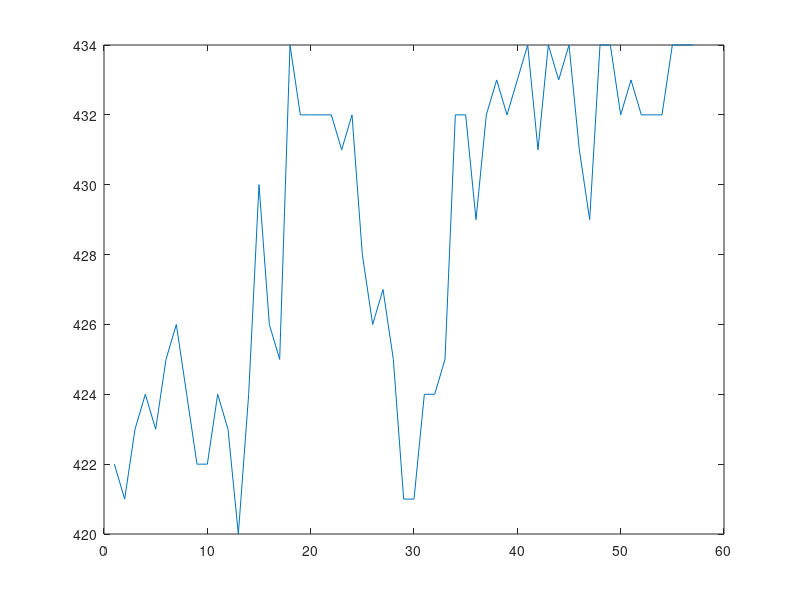

This figure's MATLAB source:
vector=[422, 421, 417, 418, 412, 414, 416, 414, 417, 417, 417, 423, 424, 419, 423, 425, 426, 424, 422, 422, 424, 423, 420, 416, 417, 415, 413, 415, 417, 414, 416, 424, 430, 426, 425, 434, 435, 432, 432, 432, 432, 431, 432, 428, 426, 427, 425, 421, 419, 418, 411, 415, 415, 412, 416, 418, 421, 424, 424, 425, 432, 432, 429, 432, 433, 432, 433, 434, 431, 434, 433, 434, 436, 431, 429, 434, 436, 436, 438, 437, 436, 435, 439, 440, 434, 432, 433, 436, 432, 432, 432, 434, 434, 435, 438, 437, 434, 439, 440, 438, 443];

meanValue = mean(vector);
% Compute the absolute differences.  It will be a vector.
absoluteDeviation = abs(vector - meanValue);
% Compute the median of the absolute differences
mad = median(absoluteDeviation);
% Find outliers.  They're outliers if the absolute difference
% is more than some factor times the mad value.
sensitivityFactor = 1; % Whatever you want.
thresholdValue = sensitivityFactor * mad;
outlierIndexes = abs(absoluteDeviation) > thresholdValue;
% Extract outlier values:
outliers = vector(outlierIndexes);
% Extract non-outlier values:
nonOutliers = vector(~outlierIndexes);
plot(nonOutliers)
mean(nonOutliers)